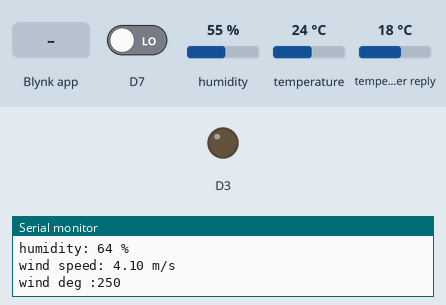
Recording of a sketch running on a simulated ESP8266 (NodeMCU). Shown: output pins drawn as LEDs (lit = HIGH), the last lines printed to the serial monitor. The inputs (shaded band) are chosen by the test bench; at power-on: D7 LOW, humidity 55 %, temperature 24 °C, temperature in the weather reply 18 °C. WiFi joins after 1.5 s; servers stay silent unless stated; web services answer with replies made up by the test bench.

Above: at 7.8 s.
7.9 s: Blynk app writes 1 to V5
At 8.7 s:
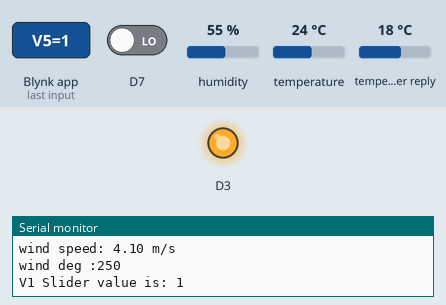
11.3 s: Blynk app writes 0 to V5
At 12.5 s:
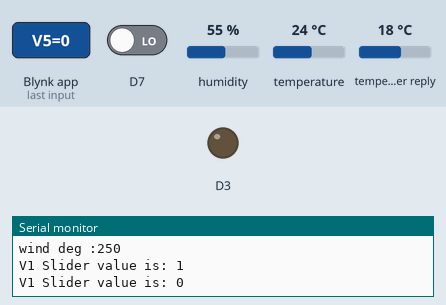
Timing chart, 0 to 14.3 s (numbered marks = the images above; inputs shaded):
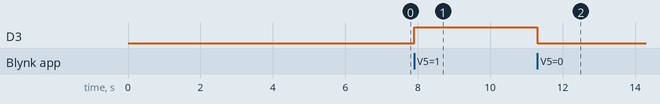

The sketch:

WorkingWithLibraryBlynk.ino
```cpp
#include "DHT.h" // подключаем библиотеку для датчика
DHT dht(D2, DHT11); // сообщаем на каком порту будет датчик
#include <ArduinoJson.h>
#define BLYNK_PRINT Serial
#include <ESP8266WiFi.h>
#include <BlynkSimpleEsp8266.h>


// You should get Auth Token in the Blynk App.
// Go to the Project Settings (nut icon).
char auth[] = " ";

// Your WiFi credentials.
// Set password to "" for open networks.
char ssid[] = " ix";
char pass[] = " ";

int lastTime = 0;
int lastTimeStateMotionSensor = 0;


float Humidity;
float Temperature;

int humidityFromOnpenWeather;
float tempCFromOnpenWeather;

String line;
const char* host = "api.openweathermap.org";

int stateMotionSensor;
int stateLed;

bool starter = false;

BLYNK_READ(V1) //Blynk app has something on V5
{
  Blynk.virtualWrite(V1, Temperature); //sending to Blynk
}

BLYNK_READ(V2) //Blynk app has something on V5
{
  Blynk.virtualWrite(V2, Humidity); //sending to Blynk
}

BLYNK_READ(V3) //Blynk app has something on V5
{
  Blynk.virtualWrite(V3, tempCFromOnpenWeather); //sending to Blynk
}

BLYNK_READ(V4) //Blynk app has something on V5
{
  Blynk.virtualWrite(V4, humidityFromOnpenWeather); //sending to Blynk
}

BLYNK_WRITE(V5)
{
  int pinValue = param.asInt();
  Serial.print("V1 Slider value is: ");
  Serial.println(pinValue);
  if(param.asInt() == 1) {     // if Button sends 1
   digitalWrite(D3, HIGH);

  }
  if(param.asInt() == 0) {     // if Button sends 1
   digitalWrite(D3, LOW);

  }
}

void setup()
{
  pinMode(D3, OUTPUT);
  pinMode(D7, INPUT);

  digitalWrite(D3, LOW);
  stateLed = 0;

  // Debug console
  Serial.begin(9600);

  Blynk.begin(auth, ssid, pass);
  dht.begin(); // запускаем датчик влажности DHT11

   // Set WiFi to station mode and disconnect from an AP if it was previously connected
  WiFi.mode(WIFI_STA);
  WiFi.disconnect();
  WiFi.begin(ssid, pass);

  delay(500);

  while (WiFi.status() != WL_CONNECTED) {
    delay(500);
    Serial.print(".");
  }

  jsonGet();
  getDataWeather();
}

void loop()
{

  Blynk.run();

  Humidity = dht.readHumidity();
  Temperature = dht.readTemperature();

   if((millis() - lastTime)>3600000)
   {
    jsonGet();
    getDataWeather();

    lastTime=millis();
   }

    stateMotionSensor = digitalRead(D7);
  //  Serial.println(stateMotionSensor );

  if (stateMotionSensor == 1 ){
    if((millis() - lastTimeStateMotionSensor)>60000 || millis()<60000)
   {
    Blynk.notify("Внимание!!! Движение!");
    lastTimeStateMotionSensor=millis();
    Serial.println("Сенд дата фром метод нотификаций");
   }
  }

}

void switchLed(){


  }

void jsonGet() {

  // Use WiFiClient class to create TCP connections
  WiFiClient client;
  const int httpPort = 80;
  if (!client.connect(host, httpPort)) {
    Serial.println("connection failed");
    return;
  }

    client.println("GET /data/2.5/weather?id=496519&units=metric&appid=c5ba134efa510143f5193f7d8e1f5bc7 HTTP/1.1");
    client.println("Host: api.openweathermap.org");
    client.println("Connection: close");
    client.println();

  delay(1500);
  // Read all the lines of the reply from server and print them to Serial
  while(client.available()){
    line = client.readStringUntil('\r');
  }
  Serial.print(line);
  Serial.println();
  Serial.println("closing connection");
}

void getDataWeather(){
   StaticJsonBuffer<2000> jsonBuffer;                   /// буфер на 2000 символов
   JsonObject& root = jsonBuffer.parseObject(line);     // скармиваем String
   if (!root.success()) {
    Serial.println("parseObject() failed");             // если ошибка, сообщаем об этом
     jsonGet();                                         // пинаем сервер еще раз
    return;                                             // и запускаем заного
  }
                              /// отправка в Serial
  Serial.println();
  String name = root["name"];                           // достаем имя,
  Serial.print("name:");
  Serial.println(name);

  tempCFromOnpenWeather = root["main"]["temp"];                   // достаем температуру из структуры main

  Serial.print("temp: ");
  Serial.print(tempCFromOnpenWeather);                                  // отправляем значение в сериал
  Serial.println(" C");

  float tempCmin = root["main"]["temp_min"];            // и так далее

  Serial.print("temp min: ");
  Serial.print(tempCmin);
  Serial.println(" C");

  float tempCmax = root["main"]["temp_max"];

  Serial.print("temp max: ");
  Serial.print(tempCmax);
  Serial.println(" C");

  int pressurehPa = root["main"]["pressure"];
  float pressure = pressurehPa/1.333;
  Serial.print("pressure: ");
  Serial.print(pressure);
  Serial.println(" mmHc");

  humidityFromOnpenWeather = root["main"]["humidity"];
  Serial.print("humidity: ");
  Serial.print(humidityFromOnpenWeather);
  Serial.println(" %");

  float windspeed = root["wind"]["speed"];
  Serial.print("wind speed: ");
  Serial.print(windspeed);
  Serial.println(" m/s");

  int winddeg = root["wind"]["deg"];
  Serial.print("wind deg :");
  Serial.println(winddeg);


  Serial.println();
  Serial.println();


  }
```

Measured:
- after the input at 7.9 s, D3: LOW → HIGH at once
- after the input at 11.3 s, D3: HIGH → LOW at once
